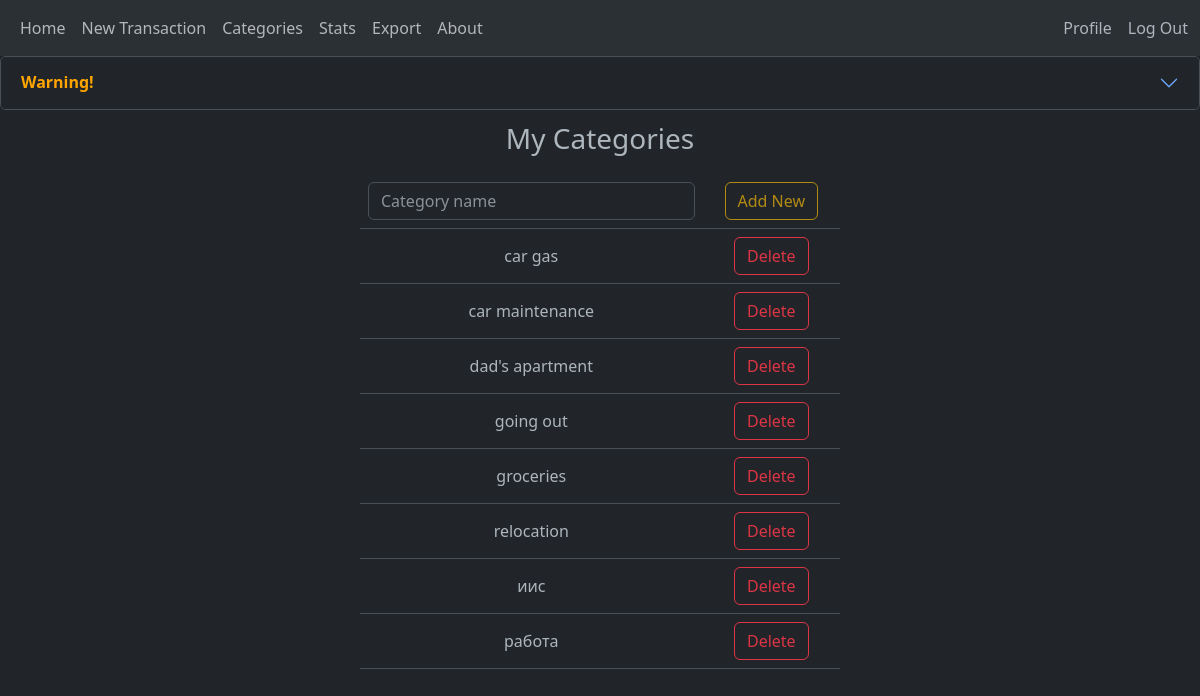
/categories (signed in), run on the app's committed database.
### tables this page shows
CREATE TABLE Categories(user_id INTEGER NOT NULL, name TEXT NOT NULL, PRIMARY KEY (user_id, name), FOREIGN KEY (user_id) REFERENCES Users (user_id) ON DELETE CASCADE);

### app.py (the view, shortened to what this page needs)
@app.route('/categories', methods=["GET", "POST"])
@login_required
def categories():
    rows = db.execute("SELECT name FROM Categories WHERE user_id = ?;", session["user_id"])
    if request.method == "GET":
        return render_template("categories.html", rows=rows)

### helpers.py (called while the page is built)
def login_required(f):
    @wraps(f)
    def decorated_function(*args, **kwargs):
        if session.get("user_id") is None:
            return redirect("/login")
        return f(*args, **kwargs)
    return decorated_function

### templates/categories.html (shortened to what this page needs)
{% extends "layout.html" %}
{% block body %}
<div class="accordion" id="accordionExample">
  <div class="accordion-item">
    <h2 class="accordion-header">
      <button style="color:orange;" class="accordion-button collapsed" type="button" data-bs-toggle="collapse" data-bs-target="#collapseThree" aria-expanded="false" aria-controls="collapseThree">
        <strong>Warning!</strong>
      </button>
    </h2>
  </div>
</div>
<h3>My Categories</h3>
<table id="catList" class="table table-hover">
  <tbody>
    <tr>
      <form action="/categories", method="post">
        <td>
          <input name="name" id="addCatField" type="text" class="form-control" placeholder="Category name" aria-label="Category name" aria-describedby="button-addon2" autocomplete="off" required autofocus maxlength="16">
        </td>
        <td>
          <button id="addCatButton" class="btn btn-outline-warning" type="submit" id="button-addon2" disabled>Add New</button>
        </td>
      </form>
    </tr>
  {% if rows %}
  {% for row in rows %}
  <tr>
    <td>{{row.name}}</td>
    <td>
      <form action="/categories" method="post">
        <button type="submit" class="btn btn-outline-danger">Delete</button>
      </form>
    </td>
  </tr>
  {% endfor %}
  </tbody>
</table>
<br>
{% else %}
</tbody>
</table>
<br>
<p>No categories yet. You can create a new one.</p>
<br>
{% endif %}
{% endblock %}

### static/styles.css (style rules this page uses)
body { text-align: center; }
form { max-width: 20rem; margin: auto; }
h3 { line-height: 2; }
button { color: orange; }
#catList { max-width: 30rem; margin: auto; }
.table { vertical-align: middle; }

### data on the page
Categories: name "car gas"
Categories: name "car maintenance"
Categories: name "dad's apartment"
Categories: name "going out"
Categories: name "groceries"
Categories: name "relocation"
Categories: name "иис"
Categories: name "работа"
